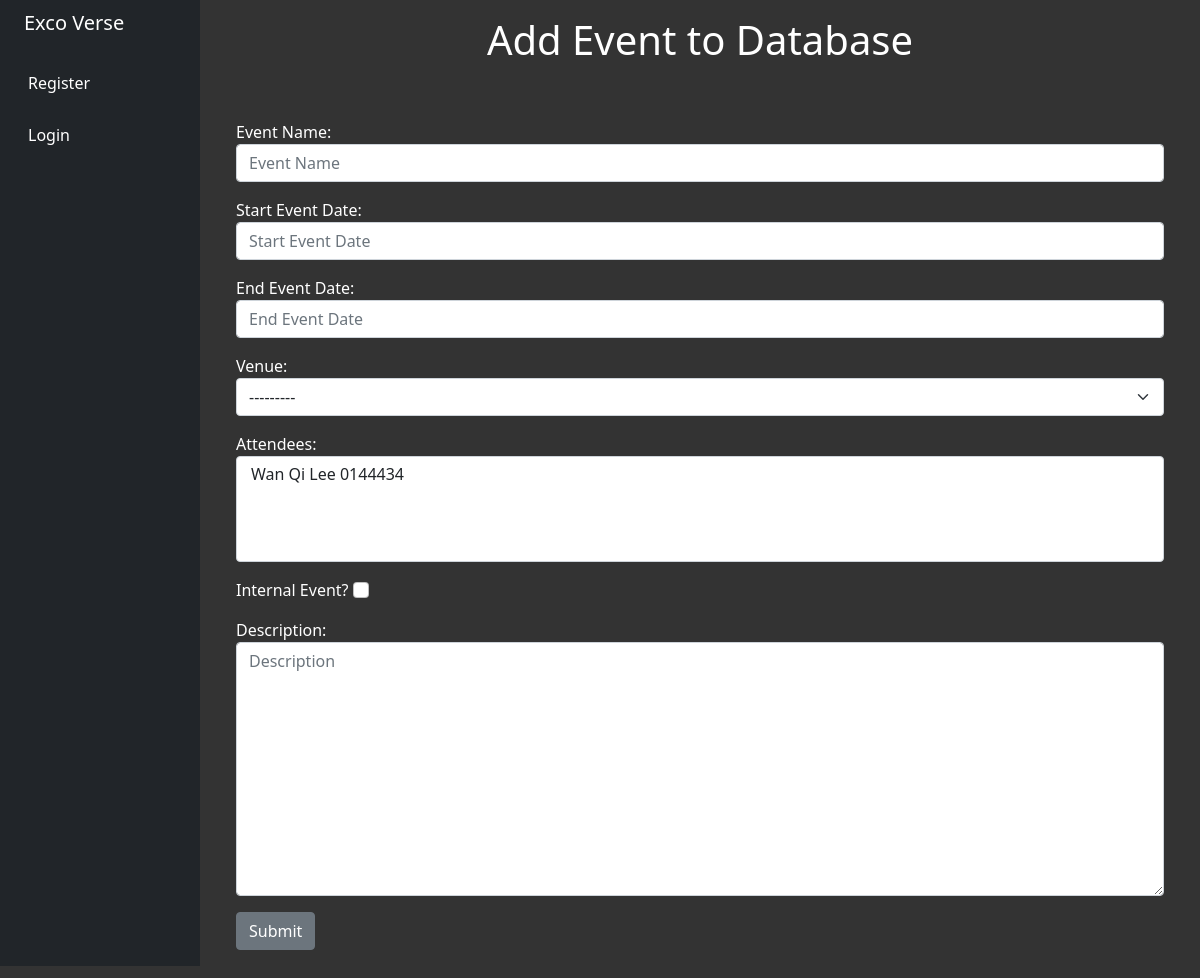
Before: /add_event with the older database file.
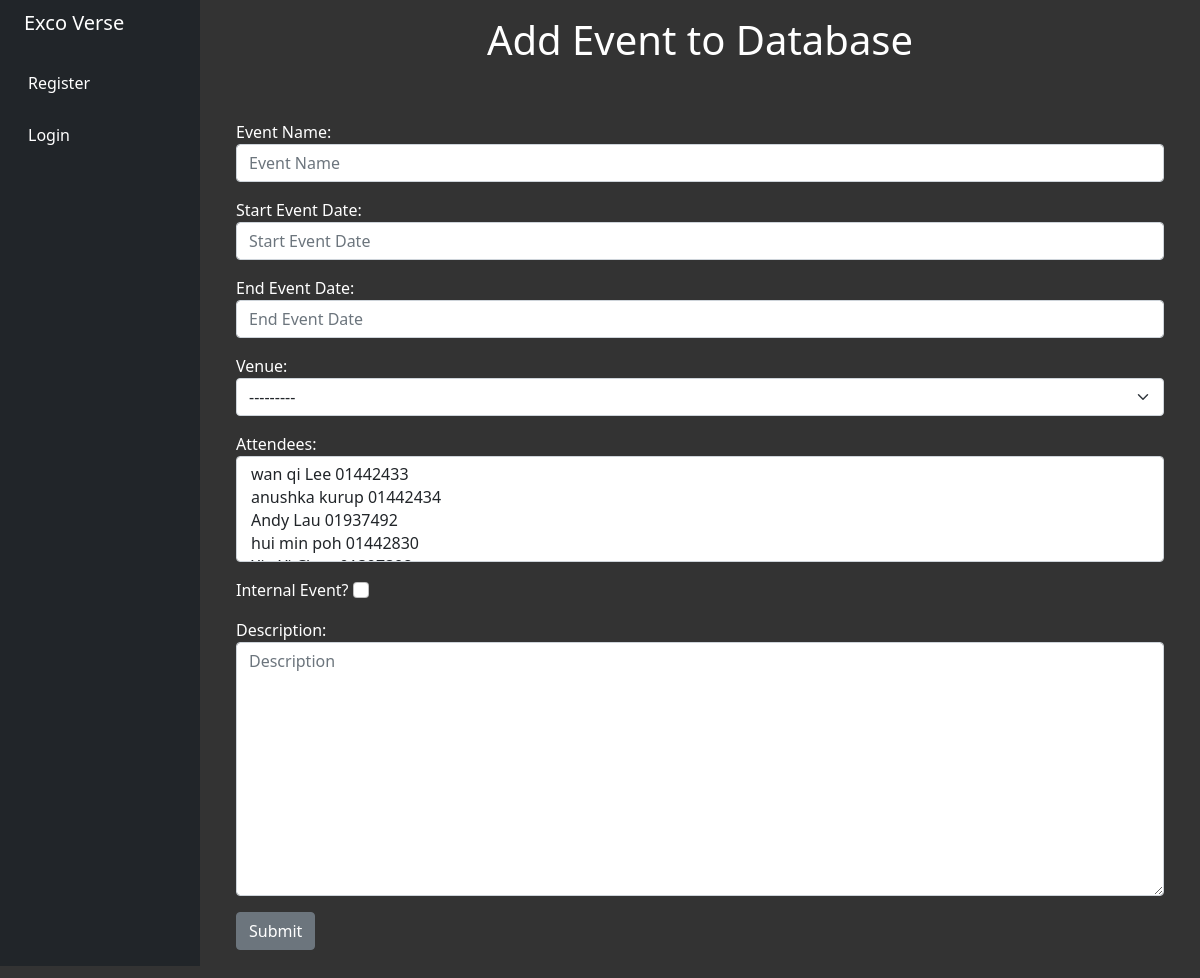
After: the same page with the newer database file.
### events/views.py (the view)
# urls.py: path('add_event',views.add_event,name='add-event'),
def add_event(request):
    submitted = False
    if request.method == "POST":
        form = EventForm(request.POST)
        if form.is_valid():
            name = form.cleaned_data.get('name')
            start_event_date = form.cleaned_data.get('start_event_date')
            end_event_date = form.cleaned_data.get('end_event_date')
            venue = form.cleaned_data.get('venue')
            internal = form.cleaned_data.get('internal')
            attendees = form.cleaned_data.get('attendees')
            description = form.cleaned_data.get('description')
            if request.user.is_authenticated:
                username = request.user.username
                event = Event(name=str(name), start_event_date=start_event_date, end_event_date=end_event_date, venue=venue,internal=internal,description=description, manager=username)
                event.save()
            for attendee in attendees:
                print(attendee)
                student_id = re.search(r'\d+', str(attendee)).group()
                print(student_id)
                student_instance, student_created = Student.objects.get_or_create(student_id=student_id)
                add_attendance(request, student=student_instance, event=event)
        send_QRcode(event)
        return HttpResponseRedirect('events')
    else:
        form = EventForm
        if 'submitted' in request.GET:
            submitted = True
    return render(request, 'events/add_event.html', {'form': form, 'submitted': submitted})

### events/models.py (called while the page is built)
    def __str__(self):
        return self.first_name + ' ' + self.last_name + ' ' + self.student_id

    def __str__(self):
        return self.name

### events/templates/events/add_event.html (shortened to what this page needs)
{% extends 'events/base.html' %}
{% block content %}
<center>
    <h1>Add Event to Database</h1>
</center>
    <br><br>
    {% if submitted %}
        Your Event Was Submitted Successfully!!!
    {% else %}
        <form action="" method="POST">
            {{ form.as_p }}
            <input type="submit" value="Submit" class="btn btn-secondary">
        </form>
    {% endif %}
{% endblock %}

Changed rows visible on the page:
changed Venue: name "wanqi" → "my house" (drawn)
Other visible differences:
form field attendees: "Wan Qi Lee 0144434" → "wan qi Lee 01442433 / anushka kurup 01442434 / Andy Lau 01937492 / hui min poh 01442830"
